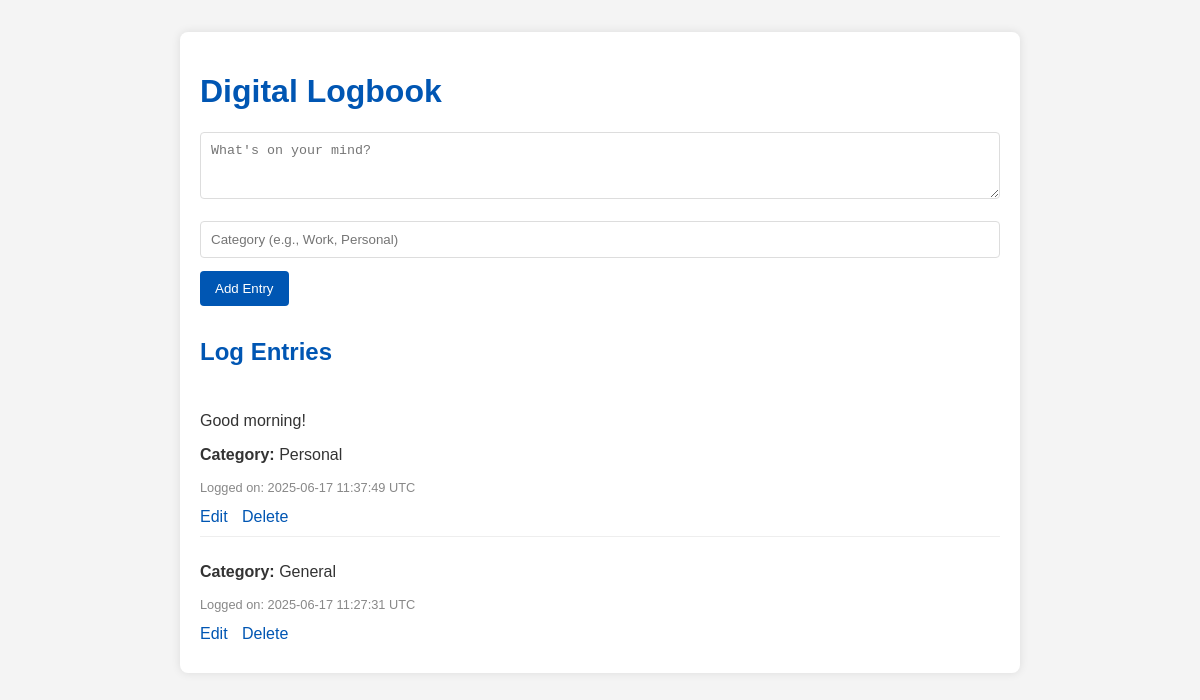
The page /index on the database as committed earlier.
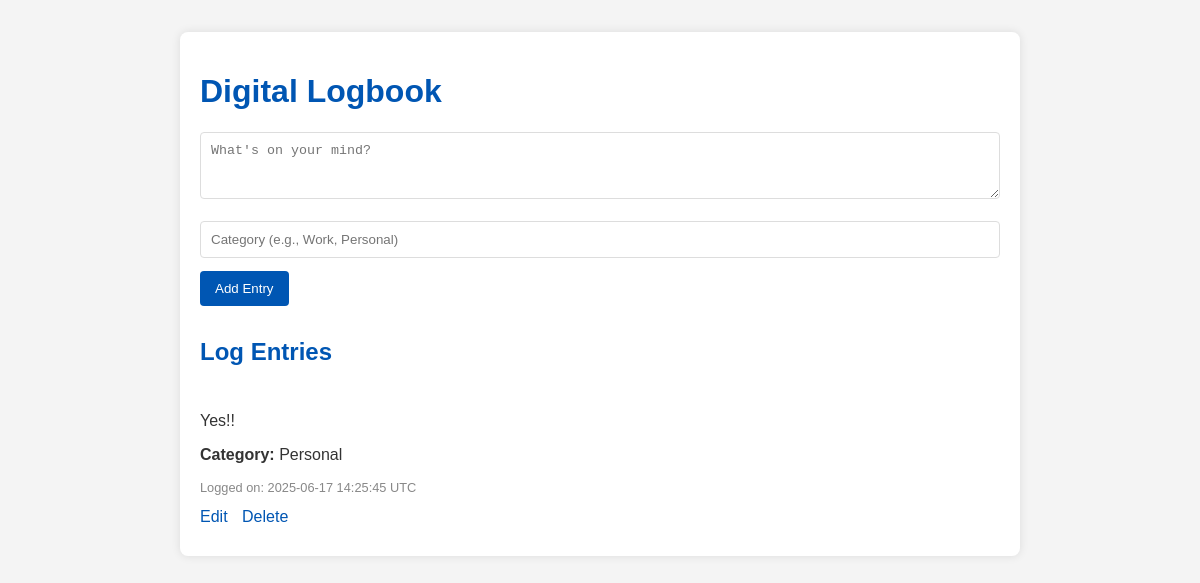
The same page on the database as committed later.
### app/models.py (models this page shows, shortened)
class LogEntry(db.Model):
    id = db.Column(db.Integer, primary_key=True)
    text = db.Column(db.String(200), nullable=False)
    category = db.Column(db.String(50), nullable=True, default='General')
    timestamp = db.Column(db.DateTime, index=True, default=datetime.datetime.utcnow)

### app/routes.py (the view)
@bp.route('/')
@bp.route('/index')
def index():
    entries = LogEntry.query.order_by(LogEntry.timestamp.desc()).all()
    return render_template('index.html', entries=entries)

### app/templates/index.html (shortened to what this page needs)
<!DOCTYPE html>
<html lang="en">
<head>
</head>
<body>
    <div class="container">
        <h1>Digital Logbook</h1>
        <form action="{{ url_for('main.add') }}" method="post">
            <textarea name="entry_text" rows="3" placeholder="What's on your mind?"></textarea>
            <br><br>
            <input type="text" name="category" placeholder="Category (e.g., Work, Personal)" style="width: 100%; padding: 10px; border-radius: 4px; border: 1px solid #ddd; box-sizing: border-box; margin-bottom: 1em;">
            <button type="submit">Add Entry</button>
        </form>
        <h2>Log Entries</h2>
        <div class="entries">
            {% for entry in entries %}
                <div class="entry">
                    <p>{{ entry.text }}</p>
                    {% if entry.category %}
                        <p class="category"><strong>Category:</strong> {{ entry.category }}</p>
                    {% endif %}
                    <p class="timestamp">Logged on: {{ entry.timestamp.strftime('%Y-%m-%d %H:%M:%S') }} UTC</p>
                    <div class="actions">
                        <a href="{{ url_for('main.edit', id=entry.id) }}">Edit</a>
                        <a href="{{ url_for('main.delete', id=entry.id) }}"
                           onclick="return confirm('Are you sure you want to delete this entry?');">Delete</a>
                    </div>
                </div>
            {% else %}
                <p>No entries yet. Add one above!</p>
            {% endfor %}
        </div>
    </div>
</body>
</html>

### app/templates/index.html (style rules this page uses)
body { font-family: sans-serif; background-color: #f4f4f4; color: #333; margin: 2em; }
.container { max-width: 800px; margin: auto; background: white; padding: 20px; border-radius: 8px; box-shadow: 0 0 10px rgba(0,0,0,0.1); }
h1, h2 { color: #0056b3; }
form { margin-bottom: 2em; }
textarea { width: 100%; padding: 10px; border-radius: 4px; border: 1px solid #ddd; box-sizing: border-box; }
button { background-color: #0056b3; color: white; padding: 10px 15px; border: none; border-radius: 4px; cursor: pointer; }
.entries { margin-top: 1em; }
.entry { border-bottom: 1px solid #eee; padding: 10px 0; }
.entry:last-child { border-bottom: none; }
.timestamp { color: #888; font-size: 0.8em; }
.actions a { text-decoration: none; color: #0056b3; margin-right: 10px; }

Rows that differ between the two databases and show on the page:
removed LogEntry: text "Good morning!", category "Personal", timestamp "2025-06-17 11:37:49"
changed LogEntry: text (not shown) → "Yes!!"; category "General" → "Personal"; timestamp "2025-06-17 11:27:31" → "2025-06-17 14:25:45"
